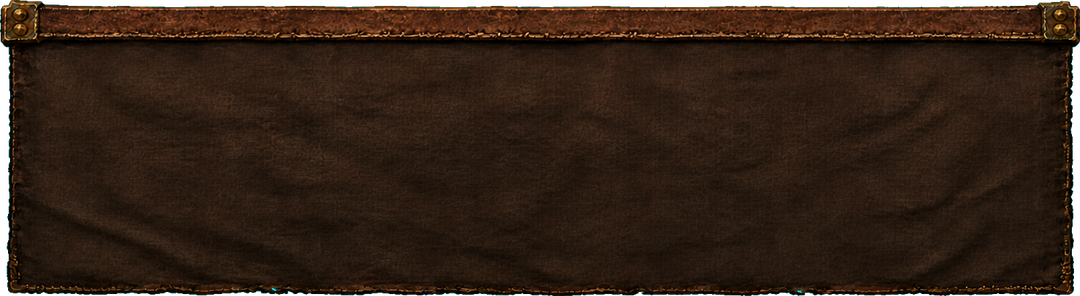
#> input picture assets/source/map/mini-v4-tray/MapMiniAddonTray_SourceV4.png, 1080 x 296 px; its folder holds only this picture in this run
$ python build_map_mini_v4_tray.py
#> lines starting #> are read from the running program, lines starting #| are printed output that depends on the picture; after the words box and inside, x2 and y2 are one past the last pixel; in counts of white or black regions, pixels touching at a corner belong together
### tools/runtime_texture_compat.py
"""Vanilla WoW compatible containers for accepted runtime pixels."""

from __future__ import annotations

from PIL import Image


VANILLA_MAX_TEXTURE_SIZE = 1024
DEFAULT_RUNTIME_TEXEL_DENSITY = 2


def is_power_of_two(value: int) -> bool:
    return value > 0 and value & (value - 1) == 0


def next_power_of_two(value: int) -> int:
    if value <= 0:
        raise ValueError(f"texture dimension must be positive: {value}")
    return 1 << (value - 1).bit_length()


def power_of_two_size(size: tuple[int, int]) -> tuple[int, int]:
    texture_size = tuple(next_power_of_two(value) for value in size)
    if max(texture_size) > VANILLA_MAX_TEXTURE_SIZE:
        raise ValueError(
            "Turtle WoW 1.12 runtime texture exceeds 1024px: "
            f"logical={size}, texture={texture_size}"
        )
    return texture_size


# [22 lines left out: functions sampled_size, sampled_content_uv, not called in this run]


def pad_to_power_of_two(image: Image.Image) -> Image.Image:
    """Place exact logical RGBA pixels at the top-left of a transparent POT TGA."""

    logical = image.convert("RGBA")
    texture_size = power_of_two_size(logical.size)
    texture = Image.new("RGBA", texture_size, (0, 0, 0, 0))
    texture.paste(logical, (0, 0))
    return texture


def content_uv(
    logical_size: tuple[int, int],
    texture_size: tuple[int, int] | None = None,
) -> list[float]:
    texture_width, texture_height = texture_size or power_of_two_size(logical_size)
    logical_width, logical_height = logical_size
    return [
        0.0,
        logical_width / texture_width,
        0.0,
        logical_height / texture_height,
    ]

### tools/build_map_mini_v4_tray.py
#!/usr/bin/env python3
"""Promote MAP-MINI-V4-TRAY and export Vanilla-safe directional media.

ImageGen owns the accepted hand-painted pixels.  This builder performs only the
two user-authorized exceptions and normal deterministic packaging: an edge-
connected near-cyan key, at most 2.2% relative Y compression, transparent RGB
cleanup, 270x74 runtime reduction, lossless directional rotation, POT TGA
packing, manifests, and a real-button-geometry review sheet.
"""

from __future__ import annotations

import argparse
import hashlib
import json
import math
import struct
from pathlib import Path
from typing import Any

import numpy as np
from PIL import Image, ImageChops, ImageDraw, ImageFont

from runtime_texture_compat import content_uv, pad_to_power_of_two, power_of_two_size


ROOT = Path(__file__).resolve().parents[1]
SOURCE_DIR = ROOT / "assets/source/map/mini-v4-tray"
SOURCE = SOURCE_DIR / "MapMiniAddonTray_SourceV4.png"
SOURCE_MANIFEST = SOURCE_DIR / "MAP-MINI-V4-TRAY_SourceManifest_v1.json"
RUNTIME_MANIFEST = SOURCE_DIR / "MAP-MINI-V4-TRAY_RuntimeManifest_v1.json"
RUNTIME_DIR = ROOT / "addon/AzerothExpeditionUI/Media/Map"

RAW_SHA256 = "98bc709e50cc8161afd964cb93f4df9e3c73fcb4013e3e6ede95c90abe385cf9"
RAW_SIZE = (1695, 928)
SOURCE_SIZE = (1080, 296)
LOGICAL_SIZE = (270, 74)
SAMPLED_SIZE = (540, 148)
TEXELS_PER_UI = 2
MAX_RELATIVE_Y_COMPRESSION = 0.022
DIRECTIONS = ("bottom", "top", "left", "right")

RUNTIME_FILES = {
    "bottom": "MapMiniAddonTrayBottomV4.tga",
    "top": "MapMiniAddonTrayTopV4.tga",
    "left": "MapMiniAddonTrayLeftV4.tga",
    "right": "MapMiniAddonTrayRightV4.tga",
}

# Logical fixed zones after each lossless directional rotation.
CUTS = {
    "bottom": {"x": (18, 258), "y": (12, 64)},
    "top": {"x": (12, 252), "y": (10, 62)},
    "left": {"x": (10, 62), "y": (18, 258)},
    "right": {"x": (12, 64), "y": (12, 252)},
}


def parse_args() -> argparse.Namespace:
    parser = argparse.ArgumentParser()
    parser.add_argument("--promote", type=Path)
    parser.add_argument("--preview", type=Path)
    return parser.parse_args()


def sha256(path: Path) -> str:
    return hashlib.sha256(path.read_bytes()).hexdigest()


def pixel_sha256(image: Image.Image) -> str:
    return hashlib.sha256(image.convert("RGBA").tobytes()).hexdigest()


def repository_path(path: Path) -> str:
    return path.resolve().relative_to(ROOT).as_posix()


def clear_transparent_rgb(image: Image.Image) -> Image.Image:
    rgba = np.asarray(image.convert("RGBA"), dtype=np.uint8).copy()
    rgba[rgba[:, :, 3] == 0, :3] = 0
    return Image.fromarray(rgba, "RGBA")


def transparent_rgb_nonzero(image: Image.Image) -> int:
    rgba = np.asarray(image.convert("RGBA"), dtype=np.uint8)
    transparent = rgba[:, :, 3] == 0
    return int(np.count_nonzero(rgba[transparent, :3]))


def image_metrics(image: Image.Image) -> dict[str, Any]:
    rgba = image.convert("RGBA")
    histogram = rgba.getchannel("A").histogram()
    return {
        "size": list(rgba.size),
        "mode": rgba.mode,
        "pixel_sha256": pixel_sha256(rgba),
        "visible_bbox_exclusive": list(
            rgba.getchannel("A").getbbox() or (0, 0, 0, 0)
        ),
        "transparent_pixels": histogram[0],
        "partially_transparent_pixels": sum(histogram[1:255]),
        "opaque_pixels": histogram[255],
        "transparent_rgb_nonzero_values": transparent_rgb_nonzero(rgba),
    }


# [126 lines left out: functions border_key, edge_connected, connected_chroma_key, promote, not called in this run]


def load_source() -> Image.Image:
    if not SOURCE.is_file():
        raise ValueError(f"accepted source is missing: {SOURCE}")
    if SOURCE_MANIFEST.is_file():
        manifest = json.loads(SOURCE_MANIFEST.read_text(encoding="utf-8"))
        expected = manifest.get("source", {}).get("sha256")
        if expected and sha256(SOURCE) != expected:
            raise ValueError(f"accepted source hash drifted: {SOURCE}")
    with Image.open(SOURCE) as opened:
        source = clear_transparent_rgb(opened)
    if source.size != SOURCE_SIZE:
        raise ValueError(f"accepted source size drifted: {source.size}")
    if transparent_rgb_nonzero(source):
        raise ValueError("accepted source transparent RGB drifted")
    return source


def rotate_for_attachment(image: Image.Image, direction: str) -> Image.Image:
    if direction == "bottom":
        return image.copy()
    if direction == "top":
        return image.transpose(Image.Transpose.ROTATE_180)
    if direction == "left":
        return image.transpose(Image.Transpose.ROTATE_270)
    if direction == "right":
        return image.transpose(Image.Transpose.ROTATE_90)
    raise ValueError(direction)


def runtime_logical(source: Image.Image) -> dict[str, Image.Image]:
    bottom = clear_transparent_rgb(
        source.resize(SAMPLED_SIZE, Image.Resampling.LANCZOS)
    )
    return {
        direction: clear_transparent_rgb(rotate_for_attachment(bottom, direction))
        for direction in DIRECTIONS
    }


def tga_header(path: Path) -> dict[str, Any]:
    data = path.read_bytes()
    width, height = struct.unpack("<HH", data[12:16])
    return {
        "image_type": data[2],
        "width": width,
        "height": height,
        "bits_per_pixel": data[16],
        "descriptor": data[17],
        "top_origin": bool(data[17] & 0x20),
    }


def export_runtime(images: dict[str, Image.Image]) -> None:
    RUNTIME_DIR.mkdir(parents=True, exist_ok=True)
    for direction, logical in images.items():
        texture = pad_to_power_of_two(logical)
        path = RUNTIME_DIR / RUNTIME_FILES[direction]
        texture.save(path, format="TGA")
        with Image.open(path) as opened:
            roundtrip = opened.convert("RGBA")
        if ImageChops.difference(texture, roundtrip).getbbox() is not None:
            raise ValueError(f"TGA roundtrip changed pixels: {path}")
        header = tga_header(path)
        if (
            header["image_type"] != 2
            or header["bits_per_pixel"] != 32
            or (header["width"], header["height"])
            != power_of_two_size(logical.size)
        ):
            raise ValueError(f"Vanilla TGA contract drifted: {path}: {header}")


def media_record(path: Path, image: Image.Image) -> dict[str, Any]:
    return {
        "file": repository_path(path),
        "sha256": sha256(path),
        "metrics": image_metrics(image),
    }


def write_manifests(
    source: Image.Image,
    images: dict[str, Image.Image],
    transform: dict[str, Any],
) -> None:
    source_manifest = {
        "schema": "aeui-map-mini-v4-tray-source-manifest-v1",
        "schema_version": 1,
        "module": "map",
        "batch": "MAP-MINI-V4-TRAY",
        "phase": "P5",
        "status": "runtime-exported",
        "accepted_on": "2026-08-19",
        "user_acceptance": {
            "exact_statement": "接受。并且考虑：我们是否真的需要游戏中的 connector？实机视觉效果很差。",
            "accepted_candidate": "attempt 5",
            "accepted_raw_sha256": RAW_SHA256,
            "authorized_exceptions": [
                "maximum 2.2 percent relative Y compression",
                "edge-connected near-cyan tolerance key",
            ],
        },
        "provenance": {
            "executor": "imagegen-0-143-0",
            "actual_imagegen_calls": 5,
            "flow_errors_counted_as_imagegen_calls": False,
            "accepted_raw": {"sha256": RAW_SHA256, "size": list(RAW_SIZE)},
            "global_prompt": "docs/GLOBAL_ART_BASELINE.md",
            "module_prompt": "docs/modules/map/ART_BASELINE.md",
            "stable_prompt": "docs/modules/map/SUBMODULE_ART_BASELINES.md",
        },
        "component": "MAP.MINI.ADDONS.TRAY.V4",
        "source": media_record(SOURCE, source),
        "deterministic_transform": {
            **transform,
            "source_size": list(SOURCE_SIZE),
            "logical_size": list(LOGICAL_SIZE),
            "sampled_size": list(SAMPLED_SIZE),
            "texels_per_ui": TEXELS_PER_UI,
            "transparent_rgb_cleared": True,
            "generative_postprocess": False,
        },
        "runtime_manifest": repository_path(RUNTIME_MANIFEST),
    }
    SOURCE_MANIFEST.write_text(
        json.dumps(source_manifest, ensure_ascii=False, indent=2) + "\n",
        encoding="utf-8",
    )

    runtime: dict[str, Any] = {}
    for direction, image in images.items():
        path = RUNTIME_DIR / RUNTIME_FILES[direction]
        runtime[direction] = {
            "component": f"MAP.MINI.ADDONS.TRAY.V4.{direction.upper()}",
            **media_record(path, image),
            "logical_size": list(
                LOGICAL_SIZE
                if direction in ("bottom", "top")
                else (LOGICAL_SIZE[1], LOGICAL_SIZE[0])
            ),
            "sampled_size": list(image.size),
            "texels_per_ui": TEXELS_PER_UI,
            "texture_size": list(power_of_two_size(image.size)),
            "content_uv": content_uv(image.size),
            "nine_slice_cuts": {
                "x": [
                    0,
                    *(value * TEXELS_PER_UI for value in CUTS[direction]["x"]),
                    image.width,
                ],
                "y": [
                    0,
                    *(value * TEXELS_PER_UI for value in CUTS[direction]["y"]),
                    image.height,
                ],
            },
            "tga_header": tga_header(path),
        }
    runtime_manifest = {
        "schema": "aeui-map-mini-v4-tray-runtime-manifest-v1",
        "schema_version": 1,
        "module": "map",
        "batch": "MAP-MINI-V4-TRAY",
        "phase": "P5",
        "status": "runtime-exported",
        "runtime_contract": "4.1",
        "source_manifest": repository_path(SOURCE_MANIFEST),
        "runtime": runtime,
        "layout_contract": {
            "provider_container": "pfUI.addonbuttons / pfMinimapButtons",
            "provider_toggle": "pfUI.addonbuttons.minimapbutton / pfMinimapButton",
            "addon_positions": list(DIRECTIONS),
            "addon_counts_reviewed": [0, 4, 6, 30],
            "icon_safe_padding_derived_from_nine_slice": True,
            "plugin_icons_and_interactions_remain_provider_owned": True,
            "decorative_connector_required": False,
            "direct_latch_tray_rectangle_overlap_ui": 4,
            "direct_latch_tray_visible_alpha_contact_pixels": 1,
            "zero_addons_hide_toggle_and_tray": True,
            "vanilla_power_of_two_texture_containers": True,
        },
    }
    RUNTIME_MANIFEST.write_text(
        json.dumps(runtime_manifest, ensure_ascii=False, indent=2) + "\n",
        encoding="utf-8",
    )


# [76 lines left out: functions render_nine_slice, tray_layout, not called in this run]


def load_logical_tga(path: Path, size: tuple[int, int]) -> Image.Image:
    with Image.open(path) as opened:
        return clear_transparent_rgb(opened.convert("RGBA").crop((0, 0, *size)))


# [60 lines left out: function render_preview, not called in this run]


def main() -> int:
    args = parse_args()
    transform: dict[str, Any] = {}
    if args.promote:
        _, transform = promote(args.promote)
    source = load_source()
#> in load_source, opened is the input picture: PIL image 1080x296 RGBA; mean R, G, B, A 45, 28.9, 17.5, 245
#> in transparent_rgb_nonzero, `transparent = rgba[:, :, 3] == 0`:
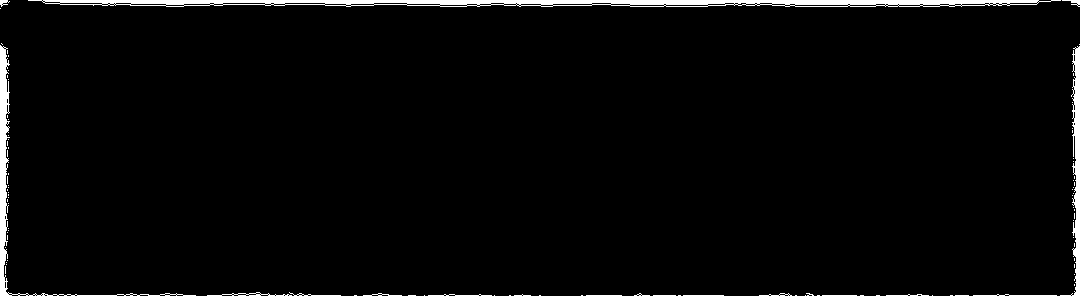
#> transparent: shape (296, 1080) bool; 2.9% white; 92 white regions (76 under 20 px), largest, box (x1, y1, x2, y2) and area: (28, 0, 1061, 7) 4976, (0, 45, 196, 296) 1900, (1060, 46, 1080, 296) 1407
    images = runtime_logical(source)
#> in clear_transparent_rgb (call 2), `rgba = np.asarray(image.convert("RGBA"), dtype=np.uint8).copy()`:
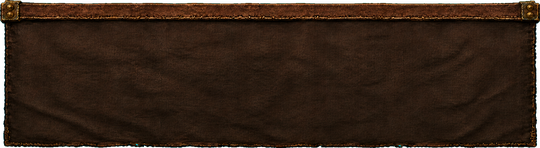
#> rgba: shape (148, 540, 4); mean R, G, B, A 45.4, 29.2, 17.6, 245; transparent parts drawn white
#> in clear_transparent_rgb (call 2), `rgba[rgba[:, :, 3] == 0, :3] = 0`: rgba: shape (148, 540, 4); 0.47% of pixels changed, all inside (x1, y1, x2, y2) = (1, 0, 539, 148)
#> call 3 of rotate_for_attachment, with direction = 'left'
#> in rotate_for_attachment (call 3), `return image.transpose(Image.Transpose.ROTATE_270)`:
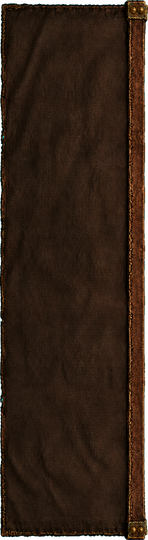
#> returned value: PIL image 148x540 RGBA; mean R, G, B, A 45.4, 29.2, 17.6, 245; transparent parts drawn white
#> call 4 of rotate_for_attachment, with direction = 'right'
#> in rotate_for_attachment (call 4), `return image.transpose(Image.Transpose.ROTATE_90)`:
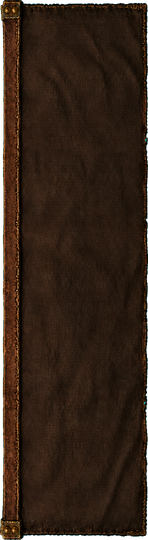
#> returned value: PIL image 148x540 RGBA; mean R, G, B, A 45.4, 29.2, 17.6, 245; transparent parts drawn white
#> images = 4 items
    for direction, image in images.items():
        if transparent_rgb_nonzero(image):
            raise ValueError(f"transparent RGB drifted: {direction}")
#> this loop made 4 passes
#> direction on passes 1 to 4: 'bottom', 'top', 'left', 'right'
#> pass 1, in transparent_rgb_nonzero (call 2), `transparent = rgba[:, :, 3] == 0`:
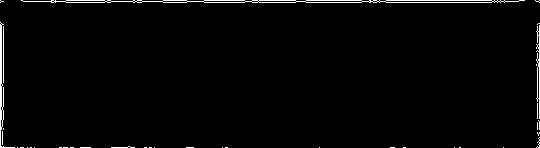
#> transparent: shape (148, 540) bool; 1.9% white in thin lines or dots
#> pass 3, in transparent_rgb_nonzero (call 4), `transparent = rgba[:, :, 3] == 0`:
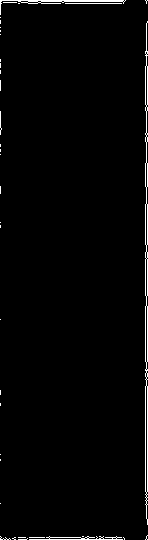
#> transparent: shape (540, 148) bool; 1.9% white in thin lines or dots
    export_runtime(images)
#> in pad_to_power_of_two, `texture = Image.new("RGBA", texture_size, (0, 0, 0, 0))`: texture: PIL image 1024x256 RGBA; every value is 0
#> in pad_to_power_of_two, `texture.paste(logical, (0, 0))`:
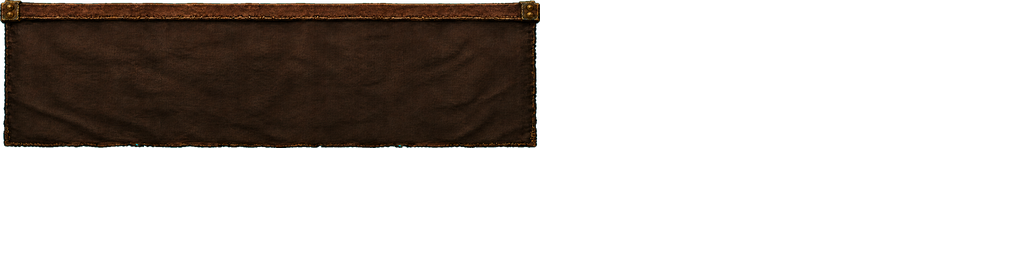
#> texture: PIL image 1024x256 RGBA; mean R, G, B, A 13.8, 8.9, 5.4, 74.7; transparent parts drawn white
#> in export_runtime, `header = tga_header(path)`: header = {'image_type': 2, 'width': 1024, 'height': 256, 'bits_per_pixel': 32, 'descriptor': 8, 'top_origin': False}
    if not transform and SOURCE_MANIFEST.is_file():
        transform = json.loads(SOURCE_MANIFEST.read_text(encoding="utf-8")).get(
            "deterministic_transform", {}
        )
    write_manifests(source, images, transform)
#> in image_metrics, `histogram = rgba.getchannel("A").histogram()`: histogram = 256 values, max 303230 at index 255, min 0 at index 114, mean 1248.8
#> the loop in write_manifests, `for direction, image in images.items():` made 4 passes
#> direction on passes 1 to 4: 'bottom', 'top', 'left', 'right'
#> after the loop in write_manifests, `for direction, image in images.items():`: runtime = 4 items
    if args.preview:
        render_preview(images, args.preview.resolve())
    print(
        json.dumps(
            {
                "status": "pass",
                "source": repository_path(SOURCE),
                "source_manifest": repository_path(SOURCE_MANIFEST),
                "runtime_manifest": repository_path(RUNTIME_MANIFEST),
                "runtime_files": [repository_path(RUNTIME_DIR / RUNTIME_FILES[d]) for d in DIRECTIONS],
                "preview": str(args.preview.resolve()) if args.preview else None,
                "connector_required": False,
            },
            ensure_ascii=False,
        )
    )
    return 0


if __name__ == "__main__":
    raise SystemExit(main())
#> (the program exits here)
